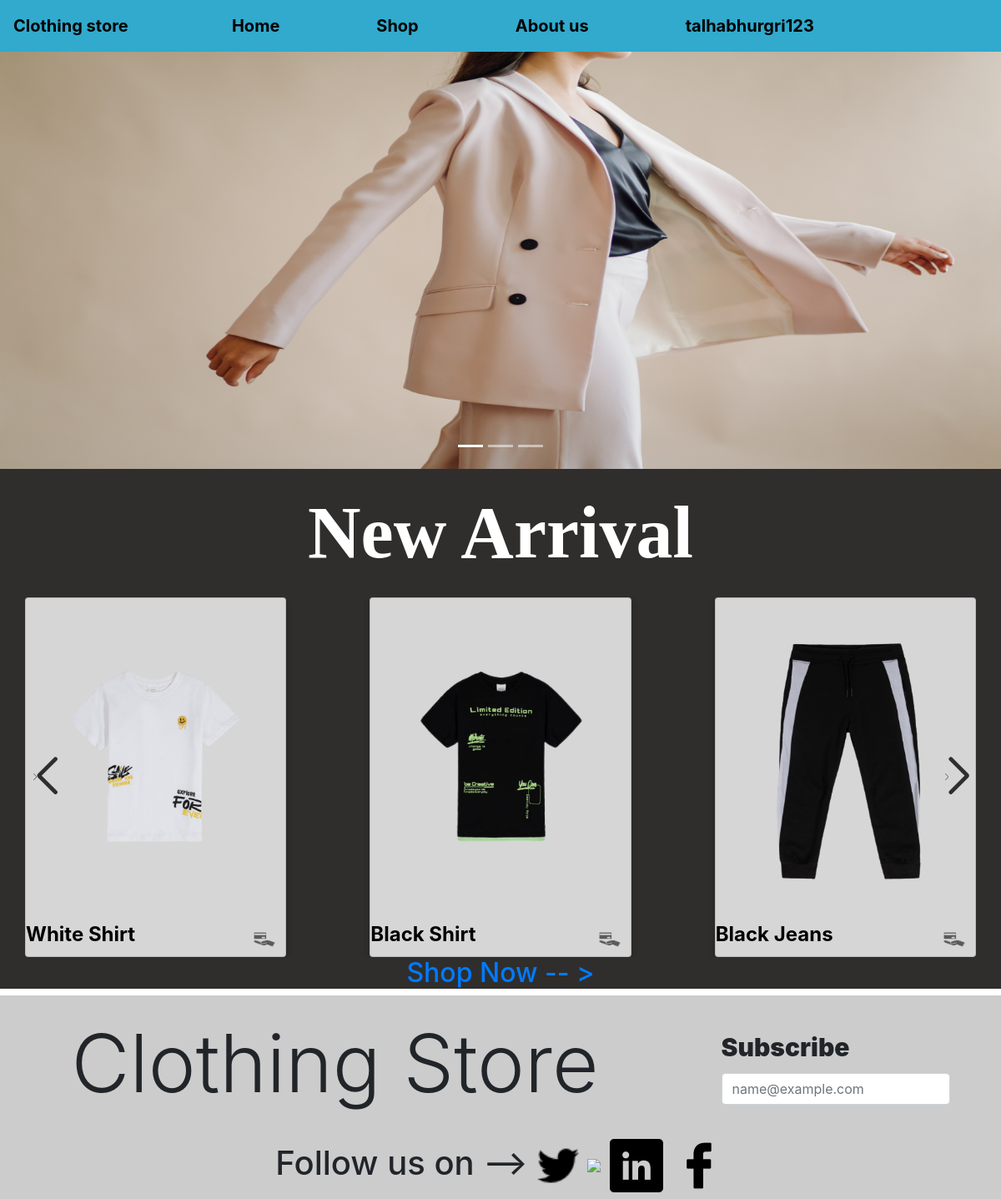
The page / (signed in) on the database its author committed.
### clothingstore/models.py (models this page shows, shortened)
class Product(models.Model):
    categories = (
        ('shirt', 'shirt'),
        ('jeans', 'jeans'),
        ('shoes', 'shoes'),
    )
    size = (
        ('small', 'small'), ('medium', 'medium'), ('large', 'large')
    )
    product_name = models.CharField(max_length=30, blank=False)
    product_category = models.CharField(max_length=14, choices=categories, blank=False) # noqa
    product_price = models.IntegerField(blank=False)
    product_size = models.CharField(max_length=15, choices=size, blank=False, default="medium") # noqa
    product_quantity = models.IntegerField(blank=False)
    product_pic = models.ImageField(null=False, blank=False)
    date_created = models.DateTimeField(auto_now_add=True)

### clothingstore/decorators.py (the view)
        def wrapper(request, *args , **kwargs):
            group = None
            print('Checking Group ---- if it exists')
            print(request.user.groups.exists())
            if request.user.groups.exists():
                group = request.user.groups.all()[0].name
                print(group)
            if group in allowed_roles:
                return view_func(request , *args, **kwargs)
            else:
                print('it is working')
                return  redirect('dashboard')

### clothingstore/views.py (called while the page is built)
@login_required(login_url='login')
@allowed_users(allowed_roles=['customer'])
def home(request):
    products = Product.objects.all()
    context = {'products': products}
    return render(request, 'clothingstore/home.html', context)

### clothingstore/templates/clothingstore/home.html (shortened to what this page needs)
{%extends 'clothingstore/index.html'%} {%load static%}{%block head%}
<link rel="stylesheet" href="{%static 'css/home.css'%}">
<link rel="stylesheet" href="https://unpkg.com/swiper@8/swiper-bundle.min.css" /> {%endblock%} {%block content%} {%include 'clothingstore/navbar.html'%}
<section class="">
    <div id="carouselExampleIndicators" class="carousel slide" data-ride="carousel">
        <ol class="carousel-indicators">
            <li data-target="#carouselExampleIndicators" data-slide-to="0" class="active"></li>
            <li data-target="#carouselExampleIndicators" data-slide-to="1"></li>
            <li data-target="#carouselExampleIndicators" data-slide-to="2"></li>
        </ol>
        <div class="carousel-inner">
            <div class="carousel-item active ">
                <img class=" d-block " src="{%static 'images/img1.jpg'%}" alt="First slide ">
            </div>
        </div>
    </div>
    <div>
    <div class=" arrival-section">
        <div class="row d-flex justify-content-center ">
            <h1 class="display-2  my-4 " style="font-family: 'Grape Nuts', cursive; font-weight: bold;">New Arrival</h1>
        </div>
        <div class="container swiper mySwiper ">
            <div class="content swiper-wrapper ">
                {%for product in products%}
                <div class="card swiper-slide ">
                    <img src={{product.product_pic.url}} alt="Avatar">
                    <div class="container-card ">
                        <h4><b>{{product.product_name}}</b></h4>
                        <div class="addtocard-button">
                            <a href="{%url 'product' product.id%}"><img class="addtocart" src="{%static 'images/addtocart.png'%}"></a>
                        </div>
                    </div>
                </div>
                {%endfor%}
            </div>
            <div class="swiper-button-next "></div>
            <div class="swiper-button-prev "></div>
        </div>
        <h2 class="title d-flex justify-content-center">
            <a href="products.html" id="shopNow">
                <span class="title-word title-word-1">Shop</span>
                <span class="title-word title-word-2">Now</span>
                <span class="title-word title-word-3">--</span>
                <span class="title-word title-word-4">></span>
            </a>
        </h2>
    </div>
</div>
</section>
{%include 'clothingstore/footer.html'%}
{%endblock%}

### clothingstore/templates/clothingstore/navbar.html (shortened to what this page needs)
{%load static%}
<header>
    <nav class="navbar  navbar-expand-lg  ">
        <a class="navbar-brand" href="#">Clothing store</a>
        <div class="collapse navbar-collapse" id="navbarSupportedContent">
            <ul class="navbar-nav mr-auto">
                <li class="nav-item ">
                    <a class="nav-link" href="{%url 'home'%}">Home <span class="sr-only">(current)</span></a>
                </li>
                <li class="nav-item">
                    <a class="nav-link" href="{%url 'products'%}">Shop</a>
                </li>
                <li class="nav-item">
                    <a class="nav-link" href="#">About us</a>
                </li>
                <li class="nav-item">
                    <a class="nav-link" href="{%url 'customerProfile' request.user.id%}">{{request.user.username}}</a>
                </li>
        </div>
    </nav>
</header>

### static/css/home.css (style rules this page uses)
body, html { margin: 0; padding: 0; font-weight: bold; width: 100%; height: 100%; overflow-x: hidden; }
.navbar a { color: #000000; }
.navbar { background-color: #31AACD; font-size : 20px; box-shadow: 0 2px 5px 0 rgba(0,0,0,0.16); }
.navbar .navbar-nav { margin: 0 auto; }
.nav-item .nav-link { margin-right : 100px; }
.carousel img { width: 100%; height: 500px; }
.card .addtocart { width: 50px; height: 40px; }
.card { background-color: rgb(214, 214, 214);; color: black; box-shadow: 0 4px 8px 0 rgba(0, 0, 0, 0.2); transition: 0.3s; width: 300px; }
.swiper-button-prev { color: #2f2e2d !important; font-weight: bold; }
.swiper-button-next { color: #2f2e2d !important; font-weight: bold; }
.container-card { display: flex; justify-content: space-evenly; width: 100%; }
.container-card h4 { width: 100%; }
.arrival-section { color: white; background-color: #2f2e2d; }
#shopNow { text-decoration: none !important; }
.title-word { animation: color-animation 4s linear infinite; }
.title-word-1 { --color-1: #DF8453; --color-2: #3D8DAE; --color-3: #E4A9A8; }
.title-word-2 { --color-1: #DBAD4A; --color-2: #ACCFCB; --color-3: #17494D; }
.title-word-3 { --color-1: #ACCFCB; --color-2: #E4A9A8; --color-3: #ACCFCB; }
.title-word-4 { --color-1: #3D8DAE; --color-2: #DF8453; --color-3: #E4A9A8; }

### rows shown on the page
Product: product_pic (picture), product_name "White Shirt"
Product: product_pic (picture), product_name "Black Shirt"
Product: product_pic (picture), product_name "Black Jeans"

### other values the page prints
{{ request.user.username }} "talhabhurgri123"
